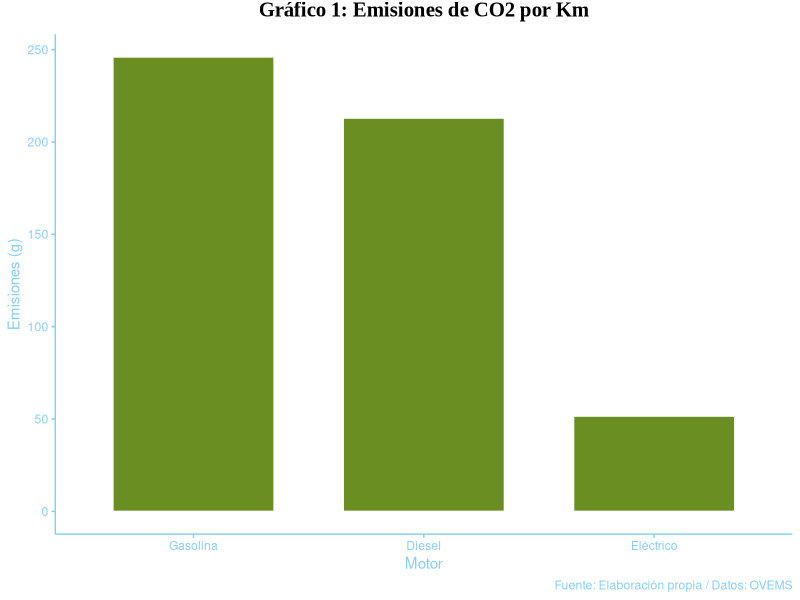
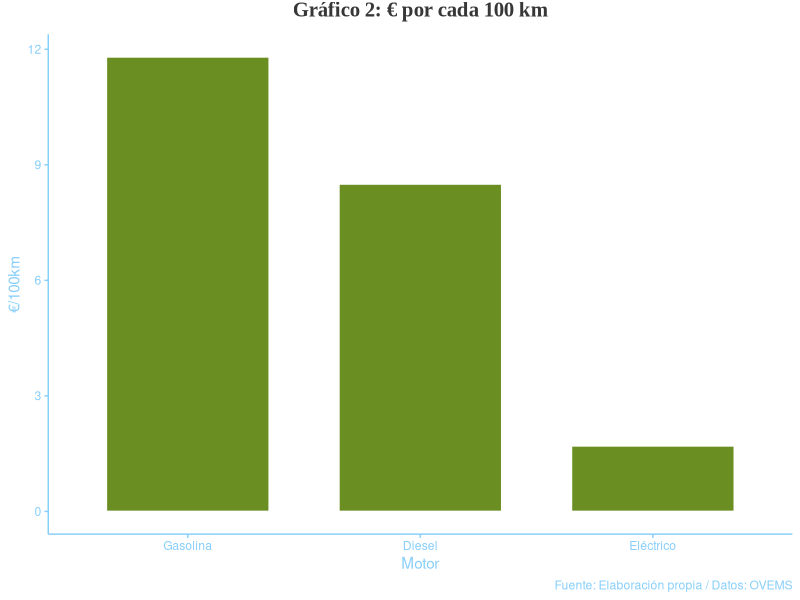
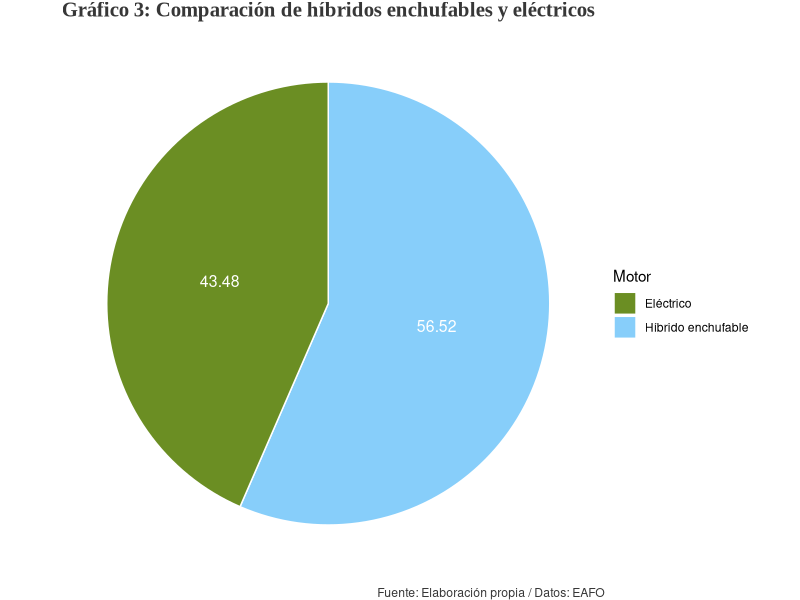
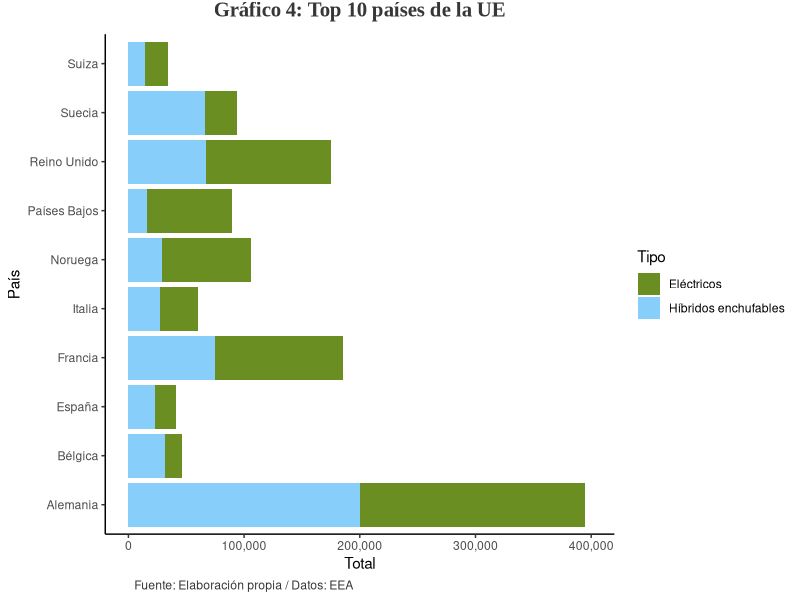

The R source for these figures, in order:
## ---- chunk 1
#| eval: true
library(tidyverse)
library(gganimate)
## ---- chunk 2

#- primer gráfico
Emisiones_CO2 <- structure(list(Motor = c("Gasolina", "Diesel", "Eléctrico"), 
    Emisiones = c(246.04, 212.96, 51.62)), row.names = c(NA, 
-3L), class = c("tbl_df", "tbl", "data.frame"))

posiciones1 <- c("Gasolina", "Diesel", "Eléctrico")

ggplot(Emisiones_CO2)+
  geom_bar(aes(x=Motor, y=Emisiones), stat="identity", fill= "#6B8E23", color="white", width = 0.7) +
  labs(title = "Gráfico 1: Emisiones de CO2 por Km",
       x =  "Motor",
       y = "Emisiones (g)",
       caption = "Fuente: Elaboración propia / Datos: OVEMS") +
  scale_x_discrete(limits = posiciones1) +
  theme_classic() +
  theme(plot.background = element_rect(fill = "white"),
        panel.background = element_rect(fill = "white",
                                        colour = "white"),
        plot.title = element_text(family = "Times New Roman",
                                  size=15,
                                  vjust=2,
                                  face="bold",
                                  color= "black",
                                  lineheight= 1.5,
                                  hjust=0.5),
        plot.caption=element_text(color="#87CEFA", hjust=01),
        axis.line = element_line(colour = "#87CEFA"),
        axis.text.x = element_text(color="#87CEFA"),
        axis.text.y = element_text(color="#87CEFA"),
        axis.ticks = element_line(colour = "#87CEFA"),
        axis.title = element_text(color="#87CEFA"))

## ---- chunk 3
#- segundo gráfico
Precio_promedio <- structure(list(Motor = c("Gasolina", "Diesel", "Eléctrico"), 
    Precio = c(11.8, 8.5, 1.7)), row.names = c(NA, -3L), class = c("tbl_df", 
"tbl", "data.frame"))

posiciones1 <- c("Gasolina", "Diesel", "Eléctrico")

ggplot(Precio_promedio)+
  geom_bar(aes(x=Motor, y=Precio), stat="identity", fill= "#6B8E23", color="white", width = 0.7) +
  labs(title = "Gráfico 2: € por cada 100 km",
       x =  "Motor",
       y = '€/100km',
       caption = "Fuente: Elaboración propia / Datos: OVEMS") +
  scale_x_discrete(limits = posiciones1) +
  theme_classic() +
  theme(plot.background = element_rect(fill = "white"),
        panel.background = element_rect(fill = "white",
                                        colour = "white"),
        plot.title = element_text(family = "Times New Roman",
                                  size=15,
                                  vjust=2,
                                  face="bold",
                                  color= "#373737",
                                  lineheight= 1.5,
                                  hjust=0.5),
        plot.caption=element_text(color="#87CEFA", hjust=01),
        axis.line = element_line(colour = "#87CEFA"),
        axis.text.x = element_text(color="#87CEFA"),
        axis.text.y = element_text(color="#87CEFA"),
        axis.ticks = element_line(colour = "#87CEFA"),
        axis.title = element_text(color="#87CEFA"))

## ---- chunk 4
#- tercer gráfico
Matriculaciones2 <- structure(list(Motor = c("Híbrido enchufable", "Eléctrico"), 
    Total = c(23301, 17925), Porcentaje = c(56.52, 43.48), lab.ypos = c(28.26, 
    78.26)), row.names = c(NA, -2L), class = c("tbl_df", "tbl", 
"data.frame"))

Matriculaciones2 <- Matriculaciones2 %>%
  arrange(desc(Motor)) %>%
  mutate(lab.ypos = cumsum(Porcentaje) - 0.5*Porcentaje)


ggplot(Matriculaciones2, aes(x="", y=Porcentaje, fill=Motor)) +
  geom_bar(stat="identity", width=1, color="white") +
  coord_polar("y", start=0) +
  labs(title = "Gráfico 3: Comparación de híbridos enchufables y eléctricos",
       caption = "Fuente: Elaboración propia / Datos: EAFO")+
  geom_text(aes(y = lab.ypos, label = Porcentaje), color = "white", size = 4)+
  scale_fill_manual(values = c("#6B8E23", "#87CEFA"))+
  theme_void()+
  theme(plot.title = element_text(family = "Times New Roman",
                                   size=15,
                                   vjust=2,
                                   face="bold",
                                   color= "#373737",
                                   lineheight= 1.5,
                                   hjust=0.5),
         plot.caption=element_text(color="#373737", hjust=01))
 
## ---- chunk 5
#- cuarto gráfico
Matriculaciones_Europa <- structure(list(País = c("Alemania", "Francia", "Reino Unido", 
"Noruega", "Suecia", "Países Bajos", "Italia", "Bélgica", "España", 
"Suiza", "Alemania", "Francia", "Reino Unido", "Noruega", "Suecia", 
"Países Bajos", "Italia", "Bélgica", "España", "Suiza"), Tipo = c("Eléctricos", 
"Eléctricos", "Eléctricos", "Eléctricos", "Eléctricos", "Eléctricos", 
"Eléctricos", "Eléctricos", "Eléctricos", "Eléctricos", "Híbridos enchufables", 
"Híbridos enchufables", "Híbridos enchufables", "Híbridos enchufables", 
"Híbridos enchufables", "Híbridos enchufables", "Híbridos enchufables", 
"Híbridos enchufables", "Híbridos enchufables", "Híbridos enchufables"
), Total = c(194474, 111127, 108205, 76804, 27968, 73204, 32487, 
14994, 17927, 19546, 200469, 74592, 66877, 28905, 66109, 15925, 
27407, 31343, 23306, 14429)), row.names = c(NA, -20L), class = c("tbl_df", 
"tbl", "data.frame"))

posiciones4 <- c("Suiza", "España", "Bélgica", "Italia", "Países Bajos", "Suecia", "Noruega", 
                "Reino Unido", "Francia","Alemania")


ggplot(Matriculaciones_Europa, aes(fill = Tipo, y = Total, x = País)) + 
  geom_bar(position = "stack", stat = "identity") +
  labs(
    title = "Gráfico 4: Top 10 países de la UE",
    x = "País",
    y = "Total",
    caption = "Fuente: Elaboración propia / Datos: EEA"
  ) +
  scale_y_continuous(
    limits = c(0, 400000),
    breaks = seq(0, 400000, by = 100000), 
    labels = scales::comma
  ) +
  scale_fill_manual(values = c("#6B8E23", "#87CEFA")) +
  coord_flip() +
  theme_classic() +
  theme(
    plot.title = element_text(
      family = "Times New Roman", size = 15, vjust = 2, 
      face = "bold", color = "#373737", lineheight = 1.5, hjust = 0.5
    ),
    plot.caption = element_text(color = "#373737", hjust = 0.1)
  )

## ---- chunk 6

mensaje <- "MUCHAS GRACIAS POR SU ATENCIÓN!!"
mensaje_data <- data.frame(
  Letra = strsplit(mensaje, "")[[1]],
  Posicion = seq_len(nchar(mensaje))
)

p <- ggplot(mensaje_data, aes(x = Posicion, y = 0, label = Letra)) +
  geom_text(size = 10, color = "#6B8E23") + 
  xlim(0, nchar(mensaje) + 1) +
  coord_fixed(ratio = 20) +
  theme_void()

animacion <- p +
  transition_states(Posicion, transition_length = 0.5, state_length = 0.5) +
  enter_fade() +
  exit_fade() +
  shadow_mark() 

animate(animacion, fps = 20)
